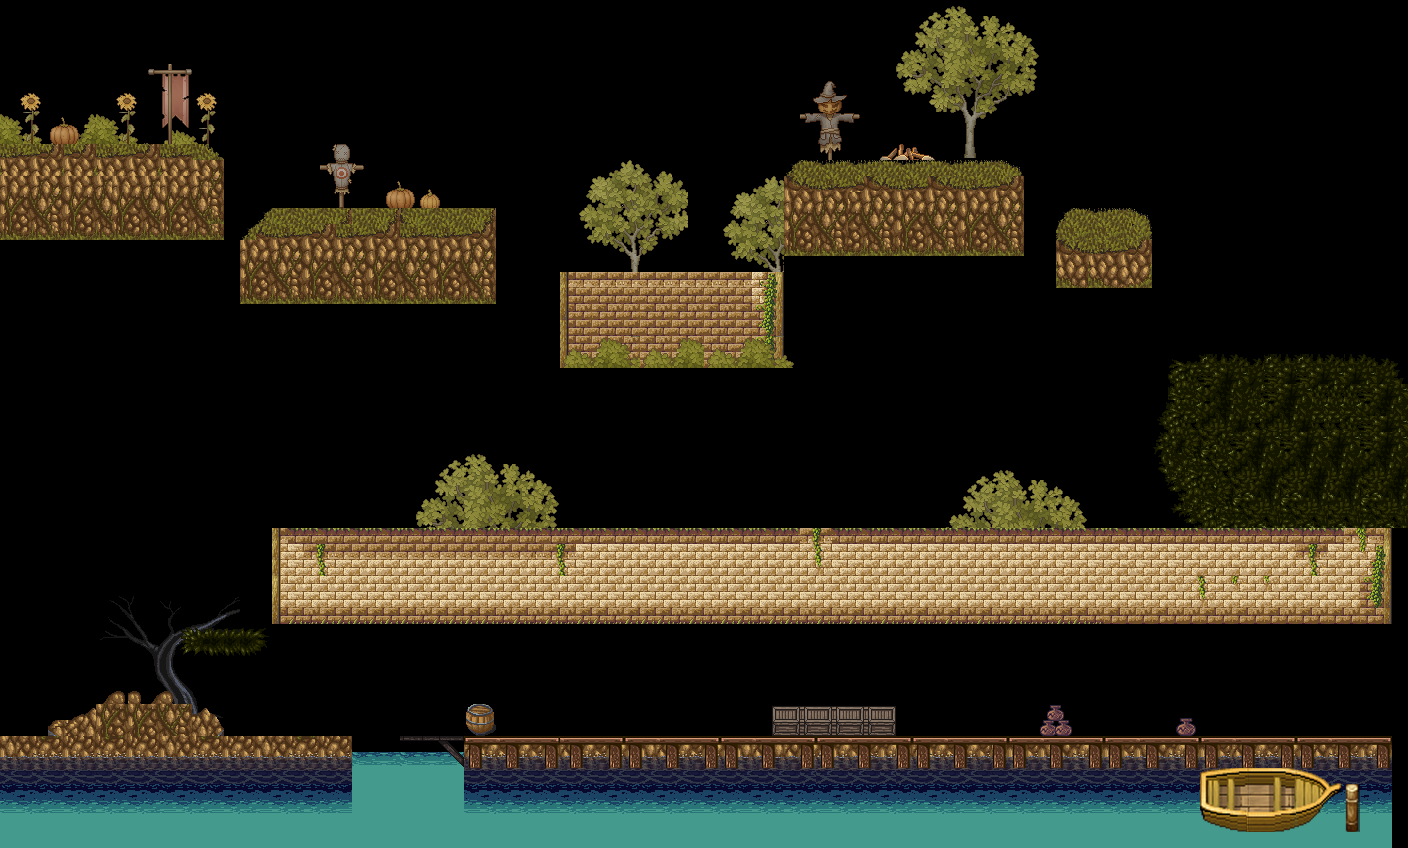

Rendered tile map (Tiled .tmx) drawn with the repository's tilesets; below, a short description and the map source with its tile grids summarised:
An orthogonal 88x53 tile map with 16x16 px tiles, 2 tile layers (1, 2), 5 tilesets and 22 objects (14x wall, 6x block, coin, hero).

<map version="1.9" tiledversion="1.9.0" orientation="orthogonal" renderorder="right-down" width="88" height="53" tilewidth="16" tileheight="16" infinite="0" nextlayerid="5" nextobjectid="70">
 <tileset firstgid="1" source="../hyptosis_tile-art-batch-1.tsx" />
 <tileset firstgid="3601" source="../hyptosis_til-art-batch-2.tsx" />
 <tileset firstgid="7201" source="../pngfind.com-rpg-maker-png-4138524.tsx" />
 <tileset firstgid="9505" source="../225835_hyptosis_tile-art-batch-1.tsx" />
 <tileset firstgid="13105" name="TX Village Props" tilewidth="16" tileheight="16" spacing="1" margin="2" tilecount="900" columns="30">
  <image source="../TX Village Props.png" width="512" height="512" />
 </tileset>
 <layer id="1" name="1" width="88" height="53">
  <data>[4664 cells, 1244 non-empty, 376 distinct tile ids]</data>
 </layer>
 <layer id="4" name="2" width="88" height="53">
  <data>[4664 cells, 1092 non-empty, 273 distinct tile ids]</data>
 </layer>
 <objectgroup id="2" name="obj">
  <object id="4" name="wall" x="1" y="9" width="16.3333" height="824">
   <properties>
    <property name="BodyType" value="StaticBody" />
    <property name="gravityScale" type="float" value="1" />
    <property name="restitution" type="float" value="0" />
   </properties>
  </object>
  <object id="11" name="wall" x="15.5833" y="736" width="336.583" height="69.75">
   <properties>
    <property name="BodyType" value="StaticBody" />
    <property name="gravityScale" type="float" value="1" />
    <property name="restitution" type="float" value="0" />
   </properties>
  </object>
  <object id="12" name="wall" x="1375.64" y="6.24242" width="12.6667" height="824">
   <properties>
    <property name="BodyType" value="StaticBody" />
    <property name="gravityScale" type="float" value="1" />
    <property name="restitution" type="float" value="0" />
   </properties>
  </object>
  <object id="13" name="wall" x="896.042" y="736.25" width="484.057" height="0.75">
   <properties>
    <property name="BodyType" value="StaticBody" />
    <property name="gravityScale" type="float" value="1" />
    <property name="restitution" type="float" value="0" />
   </properties>
  </object>
  <object id="14" name="wall" x="5.33333" y="820" width="1384" height="16">
   <properties>
    <property name="BodyType" value="StaticBody" />
    <property name="gravityScale" type="float" value="1" />
    <property name="restitution" type="float" value="0" />
   </properties>
  </object>
  <object id="15" name="wall" x="2" y="4" width="1388" height="12">
   <properties>
    <property name="BodyType" value="StaticBody" />
    <property name="gravityScale" type="float" value="1" />
    <property name="restitution" type="float" value="0" />
   </properties>
  </object>
  <object id="16" name="block" x="1156" y="362.333" width="223" height="1.75">
   <properties>
    <property name="BodyType" value="StaticBody" />
    <property name="gravityScale" type="float" value="1" />
    <property name="restitution" type="float" value="0" />
   </properties>
  </object>
  <object id="17" name="block" x="948.583" y="481.25" width="140.917" height="47.8333">
   <properties>
    <property name="BodyType" value="StaticBody" />
    <property name="gravityScale" type="float" value="1" />
    <property name="restitution" type="float" value="0" />
   </properties>
  </object>
  <object id="18" name="block" x="415.834" y="464.5" width="144.667" height="64.3333">
   <properties>
    <property name="BodyType" value="StaticBody" />
    <property name="gravityScale" type="float" value="1" />
    <property name="restitution" type="float" value="0" />
   </properties>
  </object>
  <object id="19" name="block" x="772.167" y="707.333" width="123" height="29.8333">
   <properties>
    <property name="BodyType" value="StaticBody" />
    <property name="gravityScale" type="float" value="1" />
    <property name="restitution" type="float" value="0" />
   </properties>
  </object>
  <object id="33" name="block" x="48.3334" y="693.25" width="176.167" height="42.9166">
   <properties>
    <property name="BodyType" value="StaticBody" />
    <property name="gravityScale" type="float" value="1" />
    <property name="restitution" type="float" value="0" />
   </properties>
  </object>
  <object id="35" name="wall" x="400.631" y="735.625" width="985.034" height="65.25">
   <properties>
    <property name="BodyType" value="StaticBody" />
    <property name="gravityScale" type="float" value="1" />
    <property name="restitution" type="float" value="0" />
   </properties>
  </object>
  <object id="36" name="wall" x="466.189" y="704.871" width="29.7803" height="31.053">
   <properties>
    <property name="BodyType" value="StaticBody" />
    <property name="gravityScale" type="float" value="1" />
    <property name="restitution" type="float" value="0.5" />
   </properties>
  </object>
  <object id="37" name="block" x="175.439" y="632.742" width="75.3637" height="20.4999">
   <properties>
    <property name="BodyType" value="StaticBody" />
    <property name="gravityScale" type="float" value="1" />
    <property name="restitution" type="float" value="0" />
   </properties>
  </object>
  <object id="63" name="wall" x="3.99983" y="146.667" width="220.667" height="92.6667">
   <properties>
    <property name="BodyType" value="StaticBody" />
    <property name="gravityScale" type="float" value="1" />
    <property name="restitution" type="float" value="0" />
   </properties>
  </object>
  <object id="64" name="wall" x="241" y="208.333" width="254.334" height="94.3334">
   <properties>
    <property name="BodyType" value="StaticBody" />
    <property name="gravityScale" type="float" value="1" />
    <property name="restitution" type="float" value="0" />
   </properties>
  </object>
  <object id="65" name="wall" x="562.666" y="271.667" width="220.667" height="96">
   <properties>
    <property name="BodyType" value="StaticBody" />
    <property name="gravityScale" type="float" value="1" />
    <property name="restitution" type="float" value="0" />
   </properties>
  </object>
  <object id="66" name="wall" x="786" y="162.333" width="236.334" height="92.6667">
   <properties>
    <property name="BodyType" value="StaticBody" />
    <property name="gravityScale" type="float" value="1" />
    <property name="restitution" type="float" value="0" />
   </properties>
  </object>
  <object id="67" name="wall" x="1060" y="208.333" width="89.3337" height="78.3334">
   <properties>
    <property name="BodyType" value="StaticBody" />
    <property name="gravityScale" type="float" value="1" />
    <property name="restitution" type="float" value="0" />
   </properties>
  </object>
  <object id="68" name="wall" x="276.333" y="529.667" width="1106" height="92.6667">
   <properties>
    <property name="BodyType" value="StaticBody" />
    <property name="gravityScale" type="float" value="1" />
    <property name="restitution" type="float" value="0" />
   </properties>
  </object>
  <object id="69" name="coin" x="1200" y="733" width="0.01" height="0.01">
   <properties>
    <property name="BodyType" value="DynamicBody" />
    <property name="gravityScale" type="float" value="1" />
    <property name="restitution" type="float" value="0" />
   </properties>
   <ellipse />
  </object>
 </objectgroup>
 <objectgroup id="3" name="setting">
  <object id="26" name="hero" x="1326.1" y="723.183" width="0.5" height="1.76">
   <properties>
    <property name="BodyType" value="DynamicBody" />
    <property name="gravityScale" type="float" value="1" />
    <property name="restitution" type="float" value="0.05" />
   </properties>
  </object>
 </objectgroup>
</map>
